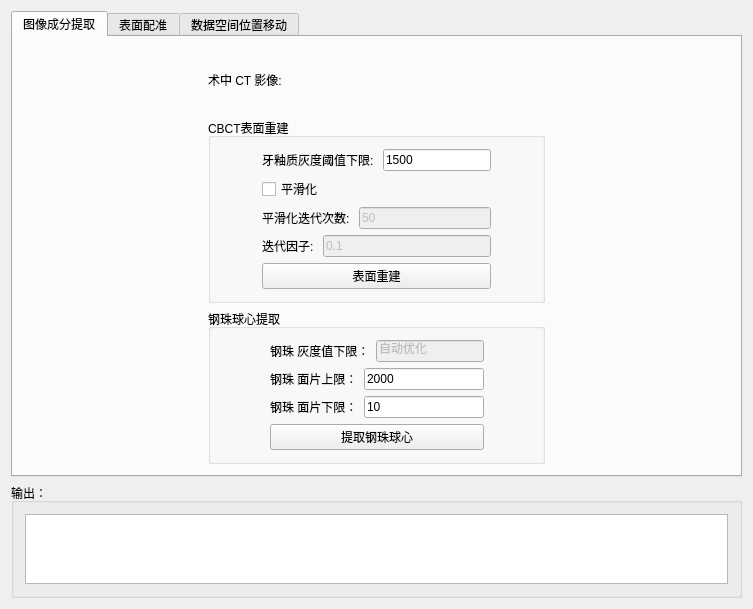
<?xml version="1.0" encoding="UTF-8"?>
<ui version="4.0">
 <class>DentalWidgetControls</class>
 <widget class="QWidget" name="DentalWidgetControls">
  <property name="geometry">
   <rect>
    <x>0</x>
    <y>0</y>
    <width>753</width>
    <height>599</height>
   </rect>
  </property>
  <property name="minimumSize">
   <size>
    <width>0</width>
    <height>0</height>
   </size>
  </property>
  <property name="windowTitle">
   <string>QmitkTemplate</string>
  </property>
  <layout class="QGridLayout" name="gridLayout">
   <item row="0" column="0">
    <widget class="QTabWidget" name="tabWidget">
     <property name="enabled">
      <bool>true</bool>
     </property>
     <property name="currentIndex">
      <number>0</number>
     </property>
     <property name="tabsClosable">
      <bool>false</bool>
     </property>
     <property name="tabBarAutoHide">
      <bool>false</bool>
     </property>
     <widget class="QWidget" name="tab">
      <attribute name="title">
       <string>图像成分提取</string>
      </attribute>
      <layout class="QGridLayout" name="gridLayout_12">
       <item row="1" column="1" colspan="2">
        <widget class="QGroupBox" name="groupBox_3">
         <property name="title">
          <string>CBCT表面重建</string>
         </property>
         <layout class="QGridLayout" name="gridLayout_3">
          <item row="0" column="1">
           <layout class="QHBoxLayout" name="horizontalLayout_2">
            <item>
             <widget class="QLabel" name="label_2">
              <property name="text">
               <string>牙釉质灰度阈值下限: </string>
              </property>
             </widget>
            </item>
            <item>
             <widget class="QLineEdit" name="lineEdit_surfaceLowerBound">
              <property name="text">
               <string>1500</string>
              </property>
             </widget>
            </item>
           </layout>
          </item>
          <item row="4" column="1">
           <widget class="QPushButton" name="pushButton_reconstructSurface">
            <property name="text">
             <string>表面重建</string>
            </property>
           </widget>
          </item>
          <item row="2" column="1">
           <layout class="QHBoxLayout" name="horizontalLayout_3">
            <item>
             <widget class="QLabel" name="label_3">
              <property name="text">
               <string>平滑化迭代次数: </string>
              </property>
             </widget>
            </item>
            <item>
             <widget class="QLineEdit" name="lineEdit_smoothIteration">
              <property name="enabled">
               <bool>false</bool>
              </property>
              <property name="text">
               <string>50</string>
              </property>
             </widget>
            </item>
           </layout>
          </item>
          <item row="3" column="1">
           <layout class="QHBoxLayout" name="horizontalLayout_4">
            <item>
             <widget class="QLabel" name="label_4">
              <property name="text">
               <string>迭代因子: </string>
              </property>
             </widget>
            </item>
            <item>
             <widget class="QLineEdit" name="lineEdit_smoothRelaxtion">
              <property name="enabled">
               <bool>false</bool>
              </property>
              <property name="text">
               <string>0.1</string>
              </property>
             </widget>
            </item>
           </layout>
          </item>
          <item row="2" column="0">
           <spacer name="horizontalSpacer_3">
            <property name="orientation">
             <enum>Qt::Horizontal</enum>
            </property>
            <property name="sizeHint" stdset="0">
             <size>
              <width>40</width>
              <height>20</height>
             </size>
            </property>
           </spacer>
          </item>
          <item row="1" column="1">
           <widget class="QCheckBox" name="checkBox_useSmooth">
            <property name="enabled">
             <bool>true</bool>
            </property>
            <property name="text">
             <string>平滑化</string>
            </property>
           </widget>
          </item>
          <item row="2" column="2">
           <spacer name="horizontalSpacer_4">
            <property name="orientation">
             <enum>Qt::Horizontal</enum>
            </property>
            <property name="sizeHint" stdset="0">
             <size>
              <width>40</width>
              <height>20</height>
             </size>
            </property>
           </spacer>
          </item>
         </layout>
        </widget>
       </item>
       <item row="0" column="2">
        <widget class="QmitkSingleNodeSelectionWidget" name="mitkNodeSelectWidget_intraopCt" native="true">
         <property name="enabled">
          <bool>true</bool>
         </property>
        </widget>
       </item>
       <item row="2" column="1" colspan="2">
        <widget class="QGroupBox" name="groupBox_6">
         <property name="title">
          <string>钢珠球心提取</string>
         </property>
         <layout class="QGridLayout" name="gridLayout_4">
          <item row="1" column="1">
           <layout class="QHBoxLayout" name="horizontalLayout">
            <item>
             <widget class="QLabel" name="label_7">
              <property name="text">
               <string>钢珠 面片上限：</string>
              </property>
             </widget>
            </item>
            <item>
             <widget class="QLineEdit" name="lineEdit_ballMaxCell">
              <property name="text">
               <string>2000</string>
              </property>
             </widget>
            </item>
           </layout>
          </item>
          <item row="2" column="1">
           <layout class="QHBoxLayout" name="horizontalLayout_5">
            <item>
             <widget class="QLabel" name="label_8">
              <property name="text">
               <string>钢珠 面片下限：</string>
              </property>
             </widget>
            </item>
            <item>
             <widget class="QLineEdit" name="lineEdit_ballMinCell">
              <property name="text">
               <string>10</string>
              </property>
             </widget>
            </item>
           </layout>
          </item>
          <item row="3" column="1">
           <widget class="QPushButton" name="pushButton_extractBallCenters">
            <property name="text">
             <string>提取钢珠球心</string>
            </property>
           </widget>
          </item>
          <item row="0" column="1">
           <layout class="QHBoxLayout" name="horizontalLayout_6">
            <item>
             <widget class="QLabel" name="label_9">
              <property name="text">
               <string>钢珠 灰度值下限：</string>
              </property>
             </widget>
            </item>
            <item>
             <widget class="QLineEdit" name="lineEdit_ballGrayValue">
              <property name="enabled">
               <bool>false</bool>
              </property>
              <property name="text">
               <string>自动优化</string>
              </property>
             </widget>
            </item>
           </layout>
          </item>
          <item row="1" column="0">
           <spacer name="horizontalSpacer_5">
            <property name="orientation">
             <enum>Qt::Horizontal</enum>
            </property>
            <property name="sizeHint" stdset="0">
             <size>
              <width>40</width>
              <height>20</height>
             </size>
            </property>
           </spacer>
          </item>
          <item row="2" column="2">
           <spacer name="horizontalSpacer_6">
            <property name="orientation">
             <enum>Qt::Horizontal</enum>
            </property>
            <property name="sizeHint" stdset="0">
             <size>
              <width>40</width>
              <height>20</height>
             </size>
            </property>
           </spacer>
          </item>
         </layout>
        </widget>
       </item>
       <item row="0" column="3">
        <spacer name="horizontalSpacer_8">
         <property name="orientation">
          <enum>Qt::Horizontal</enum>
         </property>
         <property name="sizeHint" stdset="0">
          <size>
           <width>40</width>
           <height>20</height>
          </size>
         </property>
        </spacer>
       </item>
       <item row="0" column="1">
        <widget class="QLabel" name="label">
         <property name="text">
          <string>术中 CT 影像: </string>
         </property>
        </widget>
       </item>
       <item row="1" column="0">
        <spacer name="horizontalSpacer_11">
         <property name="orientation">
          <enum>Qt::Horizontal</enum>
         </property>
         <property name="sizeHint" stdset="0">
          <size>
           <width>40</width>
           <height>20</height>
          </size>
         </property>
        </spacer>
       </item>
      </layout>
     </widget>
     <widget class="QWidget" name="tab_4">
      <attribute name="title">
       <string>表面配准</string>
      </attribute>
      <layout class="QGridLayout" name="gridLayout_13">
       <item row="0" column="0" colspan="2">
        <widget class="QGroupBox" name="groupBox_4">
         <property name="title">
          <string>一键配准</string>
         </property>
         <layout class="QGridLayout" name="gridLayout_9">
          <item row="0" column="2">
           <spacer name="horizontalSpacer_10">
            <property name="orientation">
             <enum>Qt::Horizontal</enum>
            </property>
            <property name="sizeHint" stdset="0">
             <size>
              <width>40</width>
              <height>20</height>
             </size>
            </property>
           </spacer>
          </item>
          <item row="1" column="1">
           <widget class="QPushButton" name="pushButton_registerIos_">
            <property name="text">
             <string>配准 并 移动 口扫模型</string>
            </property>
           </widget>
          </item>
          <item row="0" column="1">
           <widget class="QGroupBox" name="groupBox">
            <property name="title">
             <string>请确认以下数据已就位</string>
            </property>
            <layout class="QGridLayout" name="gridLayout_8">
             <item row="2" column="0">
              <widget class="QLabel" name="label_12">
               <property name="text">
                <string>3. ios: 口扫模型表面数据(intraoral scan)，请重命名为“ios”</string>
               </property>
              </widget>
             </item>
             <item row="1" column="0">
              <widget class="QLabel" name="label_6">
               <property name="text">
                <string>2. landmark_target: CBCT重建模型表面 对应之 特征标记点群</string>
               </property>
              </widget>
             </item>
             <item row="0" column="0">
              <widget class="QLabel" name="label_5">
               <property name="text">
                <string>1. landmark_src: 口扫模型表面之 特征标记点群</string>
               </property>
              </widget>
             </item>
             <item row="3" column="0">
              <widget class="QLabel" name="label_15">
               <property name="text">
                <string>4. Reconstructed CBCT surface：CBCT 表面重建模型 请确保其名为 “Reconstructed CBCT surface”</string>
               </property>
              </widget>
             </item>
            </layout>
           </widget>
          </item>
          <item row="0" column="0">
           <spacer name="horizontalSpacer_7">
            <property name="orientation">
             <enum>Qt::Horizontal</enum>
            </property>
            <property name="sizeHint" stdset="0">
             <size>
              <width>40</width>
              <height>20</height>
             </size>
            </property>
           </spacer>
          </item>
         </layout>
        </widget>
       </item>
       <item row="1" column="0" colspan="2">
        <widget class="QGroupBox" name="groupBox_10">
         <property name="title">
          <string>配准结果微修</string>
         </property>
         <layout class="QGridLayout" name="gridLayout_11">
          <item row="0" column="2">
           <spacer name="horizontalSpacer_12">
            <property name="orientation">
             <enum>Qt::Horizontal</enum>
            </property>
            <property name="sizeHint" stdset="0">
             <size>
              <width>40</width>
              <height>20</height>
             </size>
            </property>
           </spacer>
          </item>
          <item row="1" column="1">
           <widget class="QPushButton" name="pushButton_fixIcp_">
            <property name="text">
             <string>微修配准结果 并 移动 口扫模型</string>
            </property>
           </widget>
          </item>
          <item row="0" column="1">
           <widget class="QGroupBox" name="groupBox_11">
            <property name="title">
             <string>请确认以下项目</string>
            </property>
            <layout class="QGridLayout" name="gridLayout_10">
             <item row="1" column="0">
              <widget class="QLabel" name="label_17">
               <property name="text">
                <string>2. icp_fineTuning 已经包含点群数据；点群位于 ios 表面配准效果不佳处</string>
               </property>
              </widget>
             </item>
             <item row="0" column="0">
              <widget class="QLabel" name="label_16">
               <property name="text">
                <string>1. “一键配准”已进行</string>
               </property>
              </widget>
             </item>
            </layout>
           </widget>
          </item>
          <item row="0" column="0">
           <spacer name="horizontalSpacer_9">
            <property name="orientation">
             <enum>Qt::Horizontal</enum>
            </property>
            <property name="sizeHint" stdset="0">
             <size>
              <width>40</width>
              <height>20</height>
             </size>
            </property>
           </spacer>
          </item>
         </layout>
        </widget>
       </item>
       <item row="2" column="0">
        <widget class="QPushButton" name="pushButton_checkPrecision">
         <property name="text">
          <string>获取验证点精度 (请在CBCT重建表面选点)</string>
         </property>
        </widget>
       </item>
       <item row="2" column="1">
        <widget class="QPushButton" name="pushButton_regReset_">
         <property name="text">
          <string>配准重置</string>
         </property>
        </widget>
       </item>
      </layout>
     </widget>
     <widget class="QWidget" name="tab_2">
      <attribute name="title">
       <string>数据空间位置移动</string>
      </attribute>
      <layout class="QGridLayout" name="gridLayout_6">
       <item row="0" column="0">
        <widget class="QGroupBox" name="groupBox_5">
         <property name="title">
          <string>鼠标单击数据选中后，移动或旋转数据（以给定方向平移 λ mm 或 以给定轴旋转 λ 度）</string>
         </property>
         <layout class="QGridLayout" name="gridLayout_5">
          <item row="0" column="0">
           <layout class="QGridLayout" name="gridLayout_7">
            <item row="2" column="4">
             <widget class="QPushButton" name="pushButton_ym">
              <property name="text">
               <string>Y-</string>
              </property>
             </widget>
            </item>
            <item row="0" column="5">
             <widget class="QPushButton" name="pushButton_rxp">
              <property name="text">
               <string>RX+</string>
              </property>
             </widget>
            </item>
            <item row="2" column="3">
             <widget class="QPushButton" name="pushButton_yp">
              <property name="text">
               <string>Y+</string>
              </property>
             </widget>
            </item>
            <item row="2" column="6">
             <widget class="QPushButton" name="pushButton_rym">
              <property name="text">
               <string>RY-</string>
              </property>
             </widget>
            </item>
            <item row="2" column="5">
             <widget class="QPushButton" name="pushButton_ryp">
              <property name="text">
               <string>RY+</string>
              </property>
             </widget>
            </item>
            <item row="2" column="7">
             <spacer name="horizontalSpacer_2">
              <property name="orientation">
               <enum>Qt::Horizontal</enum>
              </property>
              <property name="sizeHint" stdset="0">
               <size>
                <width>40</width>
                <height>20</height>
               </size>
              </property>
             </spacer>
            </item>
            <item row="3" column="3">
             <widget class="QPushButton" name="pushButton_zp">
              <property name="text">
               <string>Z+</string>
              </property>
             </widget>
            </item>
            <item row="3" column="5">
             <widget class="QPushButton" name="pushButton_rzp">
              <property name="text">
               <string>RZ+</string>
              </property>
             </widget>
            </item>
            <item row="0" column="4">
             <widget class="QPushButton" name="pushButton_xm">
              <property name="text">
               <string>X-</string>
              </property>
             </widget>
            </item>
            <item row="3" column="1">
             <widget class="QLabel" name="label_13">
              <property name="text">
               <string>(mm or degrees)</string>
              </property>
             </widget>
            </item>
            <item row="0" column="1">
             <widget class="QLabel" name="label_14">
              <property name="layoutDirection">
               <enum>Qt::LeftToRight</enum>
              </property>
              <property name="text">
               <string>λ =</string>
              </property>
             </widget>
            </item>
            <item row="0" column="6">
             <widget class="QPushButton" name="pushButton_rxm">
              <property name="text">
               <string>RX-</string>
              </property>
             </widget>
            </item>
            <item row="0" column="3">
             <widget class="QPushButton" name="pushButton_xp">
              <property name="text">
               <string>X+</string>
              </property>
             </widget>
            </item>
            <item row="3" column="6">
             <widget class="QPushButton" name="pushButton_rzm">
              <property name="text">
               <string>RZ-</string>
              </property>
             </widget>
            </item>
            <item row="3" column="4">
             <widget class="QPushButton" name="pushButton_zm">
              <property name="text">
               <string>Z-</string>
              </property>
             </widget>
            </item>
            <item row="2" column="1">
             <widget class="QLineEdit" name="lineEdit_intuitiveValue_1">
              <property name="text">
               <string>2</string>
              </property>
             </widget>
            </item>
            <item row="2" column="0">
             <spacer name="horizontalSpacer">
              <property name="orientation">
               <enum>Qt::Horizontal</enum>
              </property>
              <property name="sizeHint" stdset="0">
               <size>
                <width>40</width>
                <height>20</height>
               </size>
              </property>
             </spacer>
            </item>
           </layout>
          </item>
         </layout>
        </widget>
       </item>
       <item row="1" column="0">
        <spacer name="verticalSpacer_2">
         <property name="orientation">
          <enum>Qt::Vertical</enum>
         </property>
         <property name="sizeHint" stdset="0">
          <size>
           <width>20</width>
           <height>192</height>
          </size>
         </property>
        </spacer>
       </item>
      </layout>
     </widget>
    </widget>
   </item>
   <item row="1" column="0">
    <widget class="QGroupBox" name="groupBox_2">
     <property name="title">
      <string>输出：</string>
     </property>
     <layout class="QGridLayout" name="gridLayout_2">
      <item row="0" column="0">
       <widget class="QTextBrowser" name="textBrowser"/>
      </item>
     </layout>
    </widget>
   </item>
  </layout>
 </widget>
 <layoutdefault spacing="6" margin="11"/>
 <customwidgets>
  <customwidget>
   <class>QmitkSingleNodeSelectionWidget</class>
   <extends>QWidget</extends>
   <header location="global">QmitkSingleNodeSelectionWidget.h</header>
   <container>1</container>
  </customwidget>
 </customwidgets>
 <resources/>
 <connections/>
</ui>
